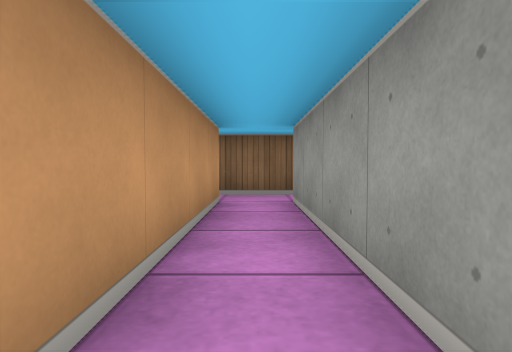
View 1 (above)

12 first-person views from a walk through a cub3D ray-caster map. The camera is about half as high as the walls, tilts 2° down and sees 75° across. The floor is counted in squares. Each view is taken from the middle of a square. On the plan, view 1 faces up. The plan holds only what a view shows up to about 9 squares ahead; the rest is blank. The place goes on beyond the plan.

View 2
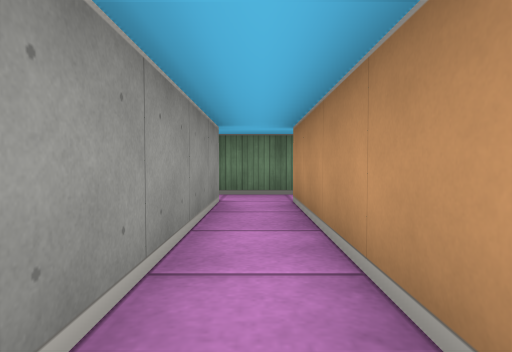

View 3
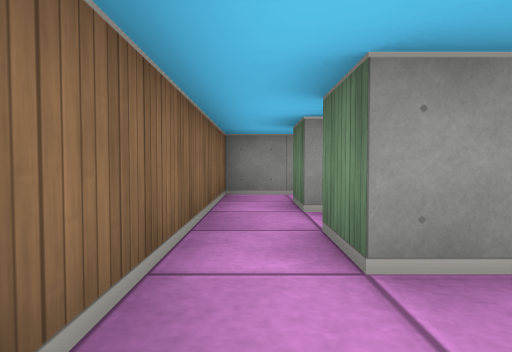

View 4
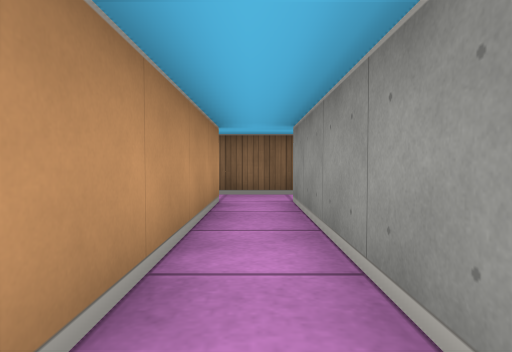

View 5
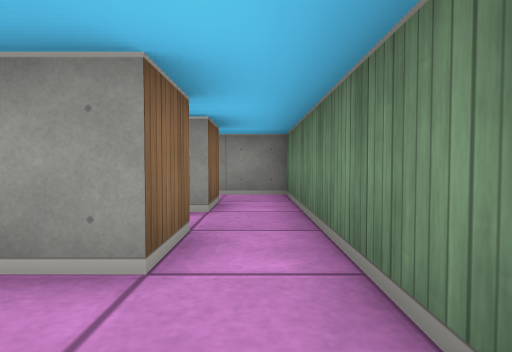

View 6
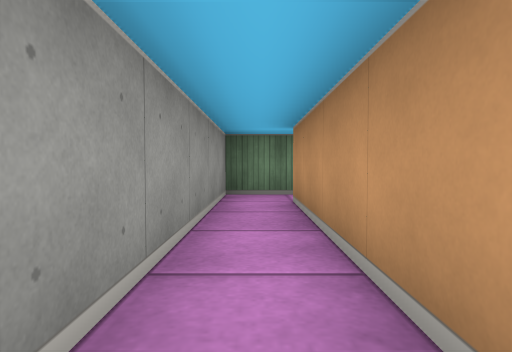

View 7
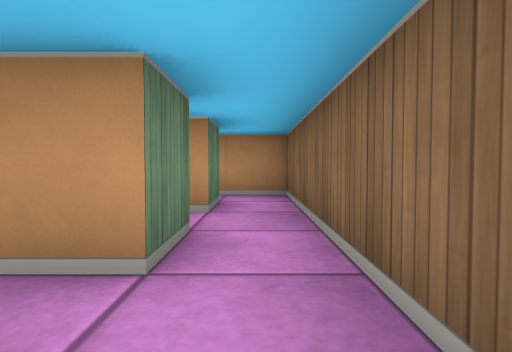

View 8
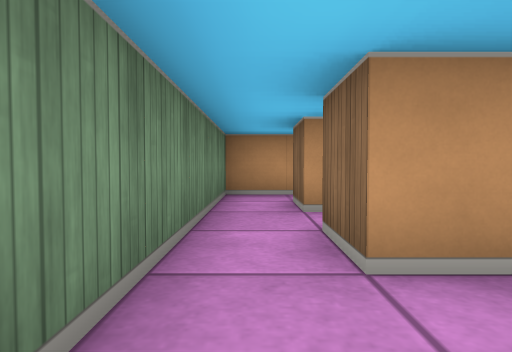

View 9
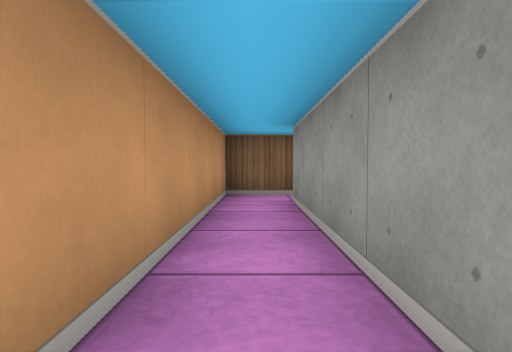

View 10
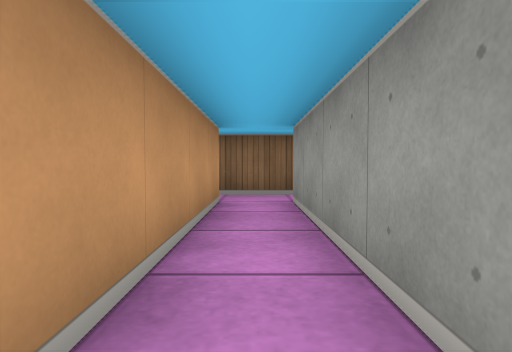

View 11
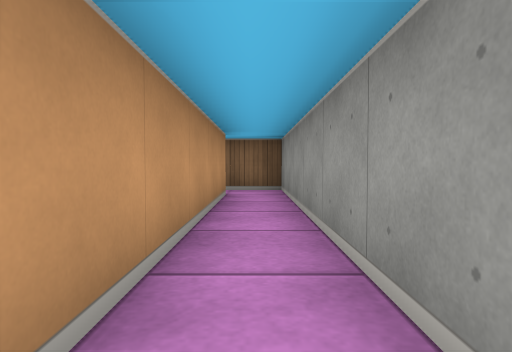

View 12
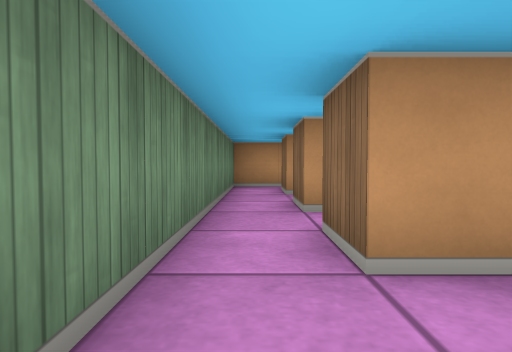

### Floor plan
Ten units are one square. View 1 is at (0, 0); x grows to the right and y downward. Boxes are objects, and circles mark ways between rooms. Rooms are numbered by the first view taken in them; rooms with no view inside come last. Other rooms are left out.
<svg viewBox="-50 -60 100 80">
<path fill="none" stroke="#000" d="M5 5 5 -45M-15 -45 -5 -45 -5 5 -15 5M5 -55 -15 -55M-15 15 5 15M25 5 25 -45M5 -45 15 -45 15 5 5 5M25 -55 5 -55M5 15 25 15M25 -45 35 -45 35 5 25 5M25 15 45 15 45 -55 25 -55M-35 -6 -35 -45M-35 -55 -45 -55 -45 15 -35 15M-15 -6 -15 -45M-35 -45 -25 -45 -25 5 -35 5M-15 -55 -35 -55M-35 15 -15 15"/>
<circle cx="10" cy="-50" r="3" fill="#2a7"/>
<circle cx="10" cy="10" r="3" fill="#2a7"/>
<circle cx="-10" cy="-50" r="3" fill="#2a7"/>
<circle cx="-10" cy="10" r="3" fill="#2a7"/>
<circle cx="30" cy="-50" r="3" fill="#2a7"/>
<circle cx="30" cy="10" r="3" fill="#2a7"/>
<circle cx="-30" cy="-50" r="3" fill="#2a7"/>
<circle cx="-30" cy="10" r="3" fill="#2a7"/>
<text x="0" y="-20">1</text>
<text x="20" y="-20">2</text>
<text x="40" y="-20">3</text>
<text x="-40" y="-20">4</text>
<text x="-20" y="-20">5</text>
</svg>
Room 1 opens to room 2. Room 1 opens to room 5. Room 2 opens to room 3. Room 4 opens to room 5.

Where each view was taken, in squares from view 1:
view 1: 0 up, 0 right, facing up
view 2: 4 up, 0 right, facing down
view 3: 5 up, 1 left, facing right
view 4: 0 up, 2 right, facing up
view 5: 1 down, 1 left, facing right
view 6: 4 up, 4 right, facing down
view 7: 5 up, 1 right, facing left
view 8: 1 down, 1 right, facing left
view 9: 0 up, 4 left, facing up
view 10: 0 up, 2 left, facing up
view 11: 1 down, 4 right, facing up
view 12: 1 down, 3 right, facing left
